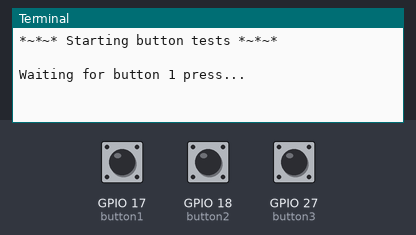
Bench run of a program on a simulated Raspberry Pi (BCM pin numbers). Parts: the last lines printed to the terminal. The test bench sets the inputs (shaded band); at power-on: GPIO 17 (button1) LOW, GPIO 18 (button2) LOW, GPIO 27 (button3) LOW.

Above: at 5.0 s.
5.1 s: GPIO 17 (button1) pulled HIGH for 0.15 s
At 5.4 s:
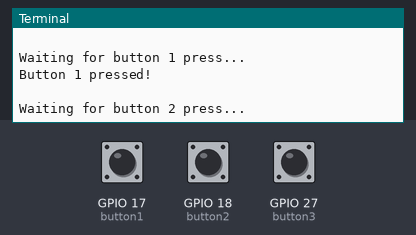
6.7 s: GPIO 18 (button2) pulled HIGH for 0.15 s
At 7.9 s:
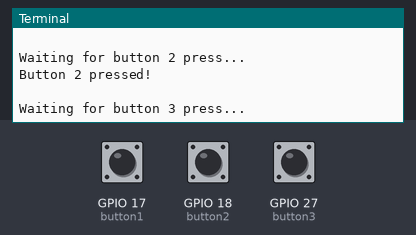

The program:

buttons.py
```python
import time
from time import sleep
import os
import RPi.GPIO as GPIO

GPIO.setmode (GPIO.BCM) #BCM uses the GPIO numbers while BOARD uses the actual pin number
GPIO.setwarnings (False)

button1 = 17
button2 = 18
button3 = 27

GPIO.setup(button1, GPIO.IN, pull_up_down=GPIO.PUD_DOWN)
GPIO.setup(button2, GPIO.IN, pull_up_down=GPIO.PUD_DOWN)
GPIO.setup(button3, GPIO.IN, pull_up_down=GPIO.PUD_DOWN)

print "*~*~* Starting button tests *~*~*"
print ""

print "Waiting for button 1 press..."
while GPIO.input(button1) == False:
    time.sleep(0.1)

print "Button 1 pressed!"

print ""
print "Waiting for button 2 press..."
while GPIO.input(button2) == False:
    time.sleep(0.1)

print "Button 2 pressed!"

print ""
print "Waiting for button 3 press..."
while GPIO.input(button3) == False:
    time.sleep(0.1)

print "Button 3 pressed!"

print ""
print "Finished testing buttons!"
print ""

GPIO.cleanup()
```

Measured:
- after the input at 5.1 s, the terminal: prints a new line at once (image 1)
- after the input at 6.7 s, the terminal: prints a new line at once (image 2)
